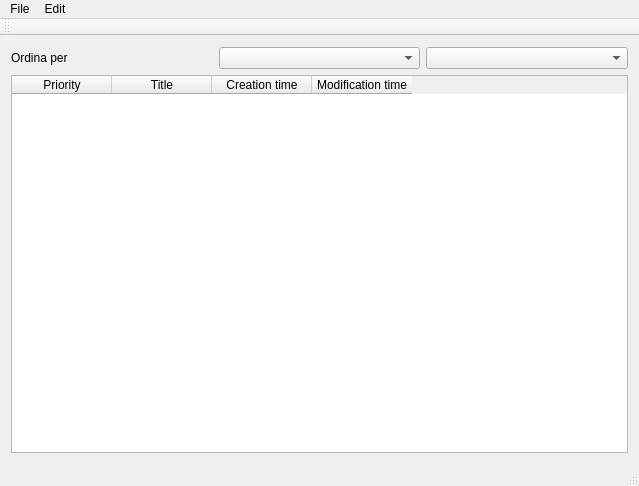
<?xml version="1.0" encoding="UTF-8"?>
<ui version="4.0">
 <class>MainWindow</class>
 <widget class="QMainWindow" name="MainWindow">
  <property name="geometry">
   <rect>
    <x>0</x>
    <y>0</y>
    <width>639</width>
    <height>486</height>
   </rect>
  </property>
  <property name="windowTitle">
   <string>GNUDO</string>
  </property>
  <widget class="QWidget" name="centralWidget">
   <layout class="QVBoxLayout" name="verticalLayout">
    <item>
     <layout class="QHBoxLayout" name="horizontalLayout">
      <item>
       <widget class="QLabel" name="label">
        <property name="text">
         <string>Ordina per</string>
        </property>
       </widget>
      </item>
      <item>
       <widget class="QComboBox" name="columnComboBox"/>
      </item>
      <item>
       <widget class="QComboBox" name="ruleComboBox"/>
      </item>
     </layout>
    </item>
    <item>
     <widget class="QTableWidget" name="tableWidget">
      <property name="horizontalScrollBarPolicy">
       <enum>Qt::ScrollBarAsNeeded</enum>
      </property>
      <property name="editTriggers">
       <set>QAbstractItemView::NoEditTriggers</set>
      </property>
      <property name="selectionMode">
       <enum>QAbstractItemView::MultiSelection</enum>
      </property>
      <property name="selectionBehavior">
       <enum>QAbstractItemView::SelectRows</enum>
      </property>
      <attribute name="horizontalHeaderVisible">
       <bool>true</bool>
      </attribute>
      <attribute name="horizontalHeaderCascadingSectionResizes">
       <bool>true</bool>
      </attribute>
      <attribute name="horizontalHeaderDefaultSectionSize">
       <number>100</number>
      </attribute>
      <attribute name="horizontalHeaderShowSortIndicator" stdset="0">
       <bool>false</bool>
      </attribute>
      <attribute name="horizontalHeaderStretchLastSection">
       <bool>false</bool>
      </attribute>
      <attribute name="verticalHeaderVisible">
       <bool>false</bool>
      </attribute>
      <column>
       <property name="text">
        <string>Priority</string>
       </property>
      </column>
      <column>
       <property name="text">
        <string>Title</string>
       </property>
      </column>
      <column>
       <property name="text">
        <string>Creation time</string>
       </property>
      </column>
      <column>
       <property name="text">
        <string>Modification time</string>
       </property>
      </column>
     </widget>
    </item>
   </layout>
  </widget>
  <widget class="QMenuBar" name="menuBar">
   <property name="geometry">
    <rect>
     <x>0</x>
     <y>0</y>
     <width>639</width>
     <height>20</height>
    </rect>
   </property>
   <widget class="QMenu" name="menuEdit">
    <property name="title">
     <string>Edit</string>
    </property>
    <addaction name="actionAdd_task"/>
    <addaction name="actionRemove_task"/>
    <addaction name="actionShow_completed"/>
    <addaction name="actionEdit_priority_levels"/>
   </widget>
   <widget class="QMenu" name="menuFile">
    <property name="title">
     <string>File</string>
    </property>
    <addaction name="actionNew"/>
    <addaction name="actionOpen"/>
   </widget>
   <addaction name="menuFile"/>
   <addaction name="menuEdit"/>
  </widget>
  <widget class="QToolBar" name="mainToolBar">
   <attribute name="toolBarArea">
    <enum>TopToolBarArea</enum>
   </attribute>
   <attribute name="toolBarBreak">
    <bool>false</bool>
   </attribute>
  </widget>
  <widget class="QStatusBar" name="statusBar"/>
  <action name="actionOpen">
   <property name="text">
    <string>Open</string>
   </property>
   <property name="shortcut">
    <string>Ctrl+O</string>
   </property>
  </action>
  <action name="actionAdd_task">
   <property name="text">
    <string>Add task</string>
   </property>
   <property name="shortcut">
    <string>Ctrl+N</string>
   </property>
  </action>
  <action name="actionRemove_task">
   <property name="text">
    <string>Remove task</string>
   </property>
   <property name="shortcut">
    <string>Del</string>
   </property>
  </action>
  <action name="actionShow_completed">
   <property name="text">
    <string>Show completed: x</string>
   </property>
  </action>
  <action name="actionNew">
   <property name="text">
    <string>New</string>
   </property>
  </action>
  <action name="actionEdit_priority_levels">
   <property name="text">
    <string>Edit priority levels</string>
   </property>
  </action>
 </widget>
 <layoutdefault spacing="6" margin="11"/>
 <resources/>
 <connections/>
</ui>
